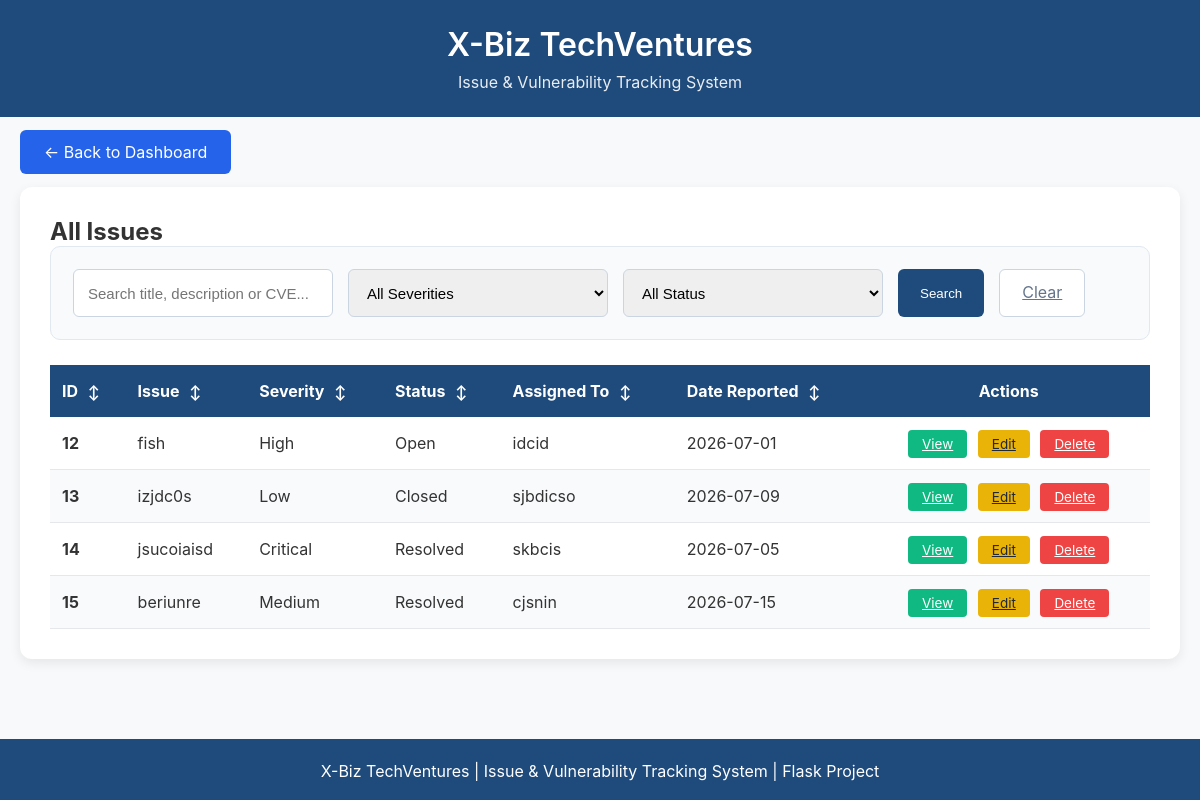
The app's page /issues, older data.
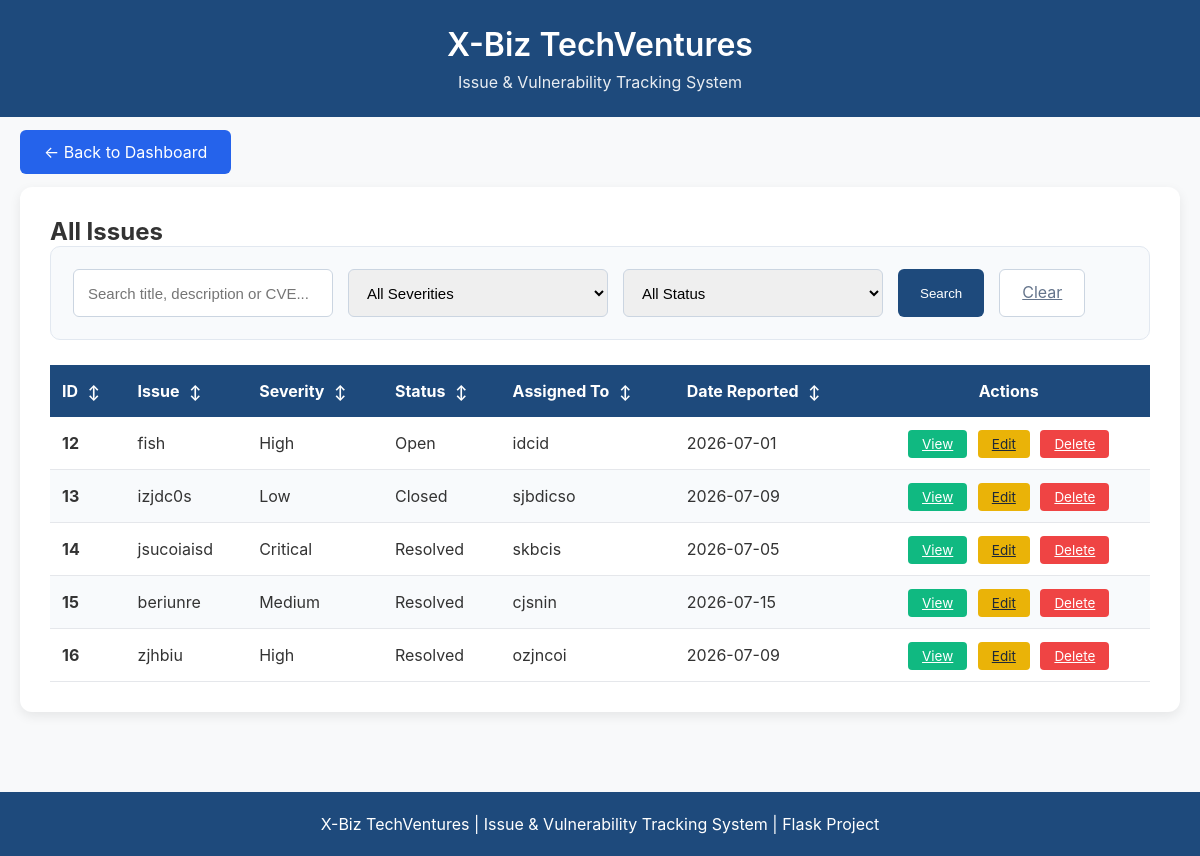
The same page, newer data.
### tables this page shows
CREATE TABLE issues(
            id INTEGER PRIMARY KEY AUTOINCREMENT,
            title TEXT NOT NULL,
            description TEXT NOT NULL,
            severity TEXT NOT NULL,
            status TEXT NOT NULL,
            assigned_to TEXT,
            date_reported DATE,
            cve TEXT,
            remediation TEXT,
            created_at TIMESTAMP DEFAULT CURRENT_TIMESTAMP,
            last_updated TIMESTAMP DEFAULT CURRENT_TIMESTAMP
        );

### app.py (the view)
@app.route("/issues")
def view_issues():
    search = request.args.get('search', '').strip()
    severity_filter = request.args.get('severity', '')
    status_filter = request.args.get('status', '')
    connection = sqlite3.connect("issues.db")
    connection.row_factory = sqlite3.Row
    cursor = connection.cursor()
    query = "SELECT * FROM issues WHERE 1=1"
    params = []
    if search:
        query += " AND (title LIKE ? OR description LIKE ? OR cve LIKE ?)"
        params.extend([f"%{search}%", f"%{search}%", f"%{search}%"])
    if severity_filter:
        query += " AND severity = ?"
        params.append(severity_filter)
    if status_filter:
        query += " AND status = ?"
        params.append(status_filter)
    query += " ORDER BY id DESC"
    cursor.execute(query, params)
    issues = cursor.fetchall()
    connection.close()
    return render_template("view_issues.html", issues=issues, search=search, severity_filter=severity_filter, status_filter=status_filter)

### templates/view_issues.html (shortened to what this page needs)
<!DOCTYPE html>
<html lang="en">
<head>
</head>
<body>
<header>
    <h1>X-Biz TechVentures</h1>
    <p class="subtitle">Issue &amp; Vulnerability Tracking System</p>
</header>
<div class="nav">
    <a href="/" class="btn btn-primary" style="padding:12px 24px; background:#2563eb; color:white; text-decoration:none; border-radius:6px;">
        ← Back to Dashboard
    </a>
</div>
<div class="container">
    <div class="card">
        <h2>All Issues</h2>
        <div class="search-bar">
            <form method="GET" action="/issues" class="search-form">
                <input type="text" name="search" value="{{ search }}" placeholder="Search title, description or CVE...">
                <select name="severity">
                    <option value="">All Severities</option>
                </select>
                <select name="status">
                    <option value="">All Status</option>
                </select>
                <button type="submit" class="btn-search">Search</button>
                <a href="/issues" class="btn-clear">Clear</a>
            </form>
        </div>
        <table id="allIssuesTable">
            <thead>
                <tr>
                    <th onclick="sortTable(0, 'allIssuesTable')">ID <span class="arrow" id="arrow0">↕</span></th>
                    <th onclick="sortTable(1, 'allIssuesTable')">Issue <span class="arrow" id="arrow1">↕</span></th>
                    <th onclick="sortTable(2, 'allIssuesTable')">Severity <span class="arrow" id="arrow2">↕</span></th>
                    <th onclick="sortTable(3, 'allIssuesTable')">Status <span class="arrow" id="arrow3">↕</span></th>
                    <th onclick="sortTable(4, 'allIssuesTable')">Assigned To <span class="arrow" id="arrow4">↕</span></th>
                    <th onclick="sortTable(5, 'allIssuesTable')">Date Reported <span class="arrow" id="arrow5">↕</span></th>
                    <th class="center">Actions</th>
                </tr>
            </thead>
            <tbody>
                {% for item in issues|sort(attribute='id') %}
                <tr>
                    <td><strong>{{ item.id }}</strong></td>
                    <td>{{ item.title }}</td>
                    <td>{{ item.severity }}</td>
                    <td>{{ item.status }}</td>
                    <td>{{ item.assigned_to or "Not Assigned" }}</td>
                    <td>{{ item.date_reported or "N/A" }}</td>
                    <td style="text-align: center;">
                        <a href="/view_issue/{{ item.id }}" class="btn-small btn-view">View</a>
                        <a href="/edit_issue/{{ item.id }}" class="btn-small btn-edit">Edit</a>
                        <a href="/delete_issue/{{ item.id }}" class="btn-small btn-delete" onclick="return confirm('Delete this issue?');">Delete</a>
                    </td>
                </tr>
                {% endfor %}
            </tbody>
        </table>
    </div>
</div>
<footer class="footer">
    X-Biz TechVentures | Issue &amp; Vulnerability Tracking System | Flask Project
</footer>
</body>
</html>

Row changes from the older to the newer data that the page shows:
added issues: id "16", title "zjhbiu", severity "High", status "Resolved", assigned_to "ozjncoi", date_reported "2026-07-09"
